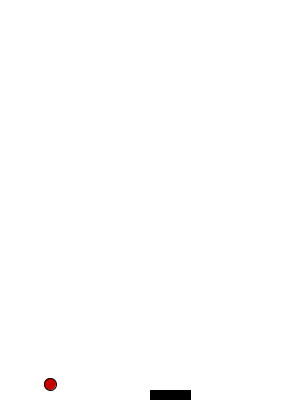
Frame 1 (no input)
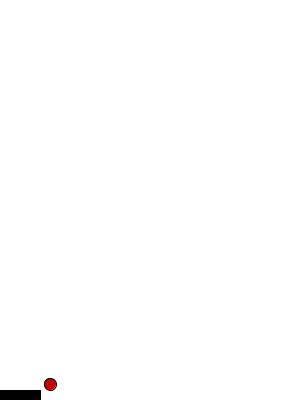
Frame 60 (the mouse pressed at the canvas centre just before this capture)
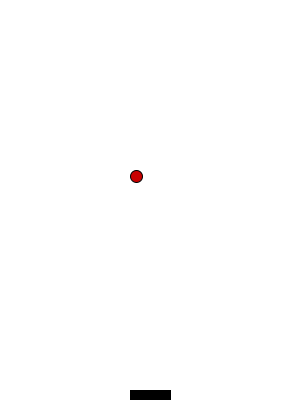
Frame 120 (the mouse held since frame 60 and released just before this capture)

The Processing sketch that drew these frames (run headless with seeded random() and noise(); from frame 60 on, the mouse is pressed at the canvas centre):

// Processing sketch: hw10_02
// ── hw10_02.pde
int bar_width = 40;
int bar_height = 10;
int bar_x = 150;
int bar_y = 390;

float ball_d = 12; 
float ball_x = width/2; 
float ball_y = bar_y - ball_d/2;
float vx = random(-5,5); 
float vy = -random(3, 5);

boolean start = false;

void setup() {
  size(300, 400);
}

void draw(){
  background(255);

  fill(0,0,0);  
  rect(bar_x, bar_y, bar_width, bar_height);
  bar_x = mouseX - bar_width/2;
  
  if(bar_x > width - bar_width){
    bar_x = width - bar_width;
  }
  if(bar_x < 0){
    bar_x = 0;
  }
  
  fill(200, 0, 0);
  ellipse(ball_x, ball_y, ball_d, ball_d);

  if(start){
    ball_x += vx;
    ball_y += vy;
  }

  if(ball_x >= width - ball_d/2 || ball_x <= ball_d/2){
    vx *= -1;
  }
  if(ball_y <= ball_d/2){
    vy *= -2;
  }

  if(ball_y > height){
    exit();
  }

  if(ball_x >= bar_x && ball_x <= bar_x + bar_width){
    if(ball_y >= bar_y ){
      vx += random(1,3);
      vy *= -0.5;
    }
  }
}

void mousePressed(){
  start = !start;
}
